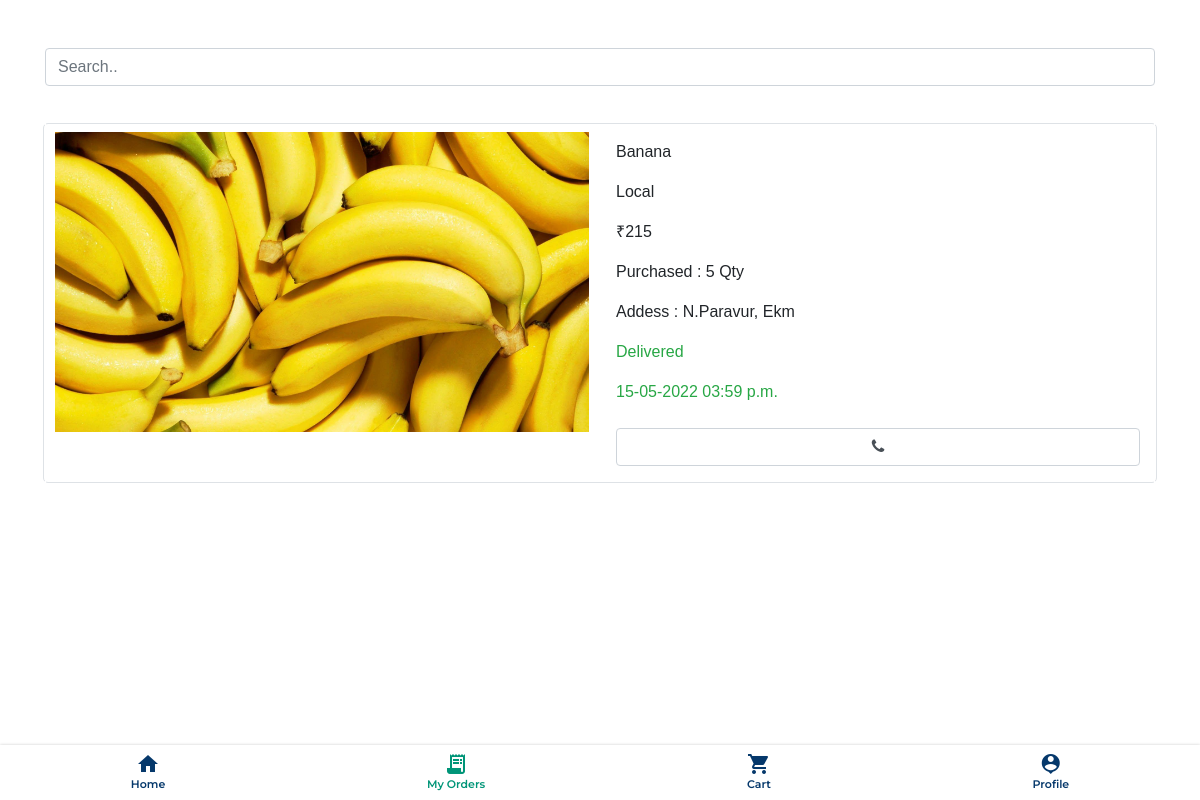
The page /user_myorder/ (signed in) on the database its author committed.
### arman/models.py (models this page shows)
class product(models.Model):
    Name = models.CharField(max_length=100)
    Brand = models.CharField(max_length=100)
    Category = models.CharField(max_length=100)
    category_name = models.CharField(max_length=100)
    per_unit = models.CharField(max_length=100)
    Qty = models.IntegerField()
    Rate = models.IntegerField()
    Discount = models.IntegerField()
    Percentage = models.IntegerField()
    Total_rate = models.IntegerField()
    Top_product = models.CharField(max_length=20)
    Image = models.ImageField(upload_to='images', blank=True, null=True)

class My_order(models.Model):
    User = models.ForeignKey(UserDetails, on_delete=models.CASCADE, null=True)
    Product = models.ForeignKey(product, models.SET_NULL, blank=True, null=True)
    Product_name = models.CharField(max_length=200)
    Brand = models.CharField(max_length=200)
    Category = models.CharField(max_length=200)
    Qty_count = models.CharField(max_length=200)
    Rate = models.IntegerField()
    Discount = models.IntegerField()
    Total_rate = models.IntegerField()
    Status = models.CharField(max_length=100)
    Message = models.CharField(max_length=240)
    Booking_address = models.CharField(max_length=240)
    datetime = models.DateTimeField(auto_now=True)

### arman/views.py (the view)
# urls.py: path('user_myorder/', views.user_myorder, name='user_myorder'),
def user_myorder(request):
    if 'id' in request.session:
        if 'cancel' in request.POST:
            booking_id = request.POST.get('bookid')
            user_data = My_order.objects.get(id=booking_id)
            user_data.Status = 'canceled'
            user_data.save()
            msg_cancel = "order canceled"
            return render(request, 'myorders.html', {'msg_cancel': msg_cancel})
        else:
            cart_con = cart_count(request.session['id'])
            orders = My_order.objects.filter(
                User_id=request.session['id']).order_by('-id')
            pro_data = product.objects.all()
            user_data = UserDetails.objects.all()
            admin_num = AdminDetails.objects.get(id=1)
            admin_number = admin_num.Mobile
            return render(request, 'myorders.html', {'orders': orders, 'pro_data': pro_data, 'admin_number': admin_number, 'cart_con': cart_con})
    else:
        return redirect('/')

### arman/views.py (called while the page is built)
def cart_count(uid):
    cots = Cart.objects.filter(User_id=uid).count()
    return cots

### arman/templates/myorders.html (shortened to what this page needs)
{% load static %}
<!DOCTYPE html>
<html lang="en">
<head>
    <link rel="stylesheet" href="{% static 'css/main.css' %}">
    <link rel="stylesheet" href="https://cdnjs.cloudflare.com/ajax/libs/font-awesome/4.7.0/css/font-awesome.min.css">
    <link rel="stylesheet" href="https://cdn.jsdelivr.net/npm/bootstrap@4.5.3/dist/css/bootstrap.min.css">
</head>
<body>
    <nav class="nav">
        <a href="{% url 'user_home' %}" class="nav__link ">
            <i class="material-icons nav__icon">home</i>
            <span class="nav__text">Home</span>
        </a>
        <a href="{% url 'user_myorder' %}" class="nav__link nav__link--active">
            <i class="material-icons nav__icon">receipt_long</i>
            <span class="nav__text">My Orders</span>
        </a>
        <a href="{% url 'cart_view' %}" class="nav__link">
            <i class="material-icons nav__icon">shopping_cart</i>
            <span class="nav__text">Cart</span>
        </a>
        <a href="{% url 'user_test_details' %}" class="nav__link">
            <i class="material-icons nav__icon">person_pin</i>
            <span class="nav__text">Profile</span>
        </a>
    </nav>
    <section class="users pt-5 pb-5" id="users">
        <div class="container" id="user_table">
            {% if orders %}
            <input class="form-control" id="myInput" type="text" placeholder="Search..">
            <br>
            <table class="table">
                <tbody id="myTable">
                    {% for orders in orders %}
                    <tr class=" border-0">
                        <td>
                            <div class="row border">
                                <div class="col-lg-6 col-md-6 col-sm-6 col-12 p-2">
                                    {% for pro_data in pro_data %}
                                    {% if pro_data.id == orders.Product_id %}
                                    <img src="{{ pro_data.Image.url }}" alt="{{ pro_data.Image.url }}"
                                        class="img-fluid mx-auto d-block"
                                        style="width:100%;min-height: 150px; max-height: 300px;object-fit: scale-down;">
                                    {% endif %}
                                    {% endfor %}
                                </div>
                                <div class="col-lg-6 col-md-6 col-sm-6 col-12 p-3">
                                    <p>{{ orders.Product_name }}</p>
                                    <p>{{ orders.Brand }}</p>
                                    <p>₹{{ orders.Total_rate }}</p>
                                    <p>Purchased : {{ orders.Qty_count }} Qty</p>
                                    <p>Addess : {{ orders.Booking_address }}</p>
                                    {% if orders.Status == "ordered" %}
                                    <p class="text-info">{{ orders.Status }}</p>
                                    <p class="text-info">{{ orders.datetime |date:'d-m-Y h:i a' }}</p>
                                    {% elif orders.Status == "Packed" %}
                                    <p class="text-warning">{{ orders.Status }} ({{ orders.datetime |date:'d-m-Y' }})
                                    </p>
                                    <p class="text-success">Expected time : {{ orders.Message }} </p>
                                    {% elif orders.Status == "Delivered" %}
                                    <p class="text-success">{{ orders.Status }}</p>
                                    <p class="text-success">{{ orders.datetime |date:'d-m-Y h:i a' }}</p>
                                    {% else %}
                                    <p class="text-danger">{{ orders.Status }}</p>
                                    <p class="text-danger">{{ orders.Message }}</p>
                                    <p class="text-danger">{{ orders.datetime |date:'d-m-Y h:i a' }}</p>
                                    {% endif %}
                                    <div class="d-flex">
                                        <a href="tel:+91{{ admin_number }}"
                                            class="call  form-control  text-center mt-2 ">
                                            <i class="fa fa-phone" aria-hidden="true"></i></a>
                                    </div>
                                </div>
                            </div>
                        </td>
                    </tr>
                    {%endfor%}
                </tbody>
            </table>
            {% else %}
            <p>No Orders</p>
            {% endif %}
        </div>
    </section>
</body>
</html>

### arman/static/css/main.css (style rules this page uses)
html { scroll-behavior: smooth; }
* { margin: 0; padding: 0; list-style-type: none; box-sizing: border-box; text-decoration: none; scroll-behavior: smooth; }
body { font-family: sans-serif !important; }
.nav { position: fixed; bottom: 0; width: 100%; height: 55px; box-shadow: 0 0 3px rgba(0, 0, 0, 0.2); background-color: #ffffff; display: flex; overflow-x: auto; z-index: 9999999999999; }
.nav__link { font-family: "Montserrat", sans-serif; font-weight: 550; display: flex; flex-direction: column; align-items: center; justify-content: center; flex-grow: 1; min-width: 50px; overflow: hidden; white-space: nowrap; font-size: 11px; color: #05386B; text-decoration: none; -webkit-tap-highlight-color: transparent; transition: background-color 0.1s ease-in-out; }
.nav__link--active { color: #009578; }
.nav__icon { font-size: 18px; }
.table td, .table th { padding: 0.75 rem; vertical-align: top; border: 1px solid #fff !important; }
.table .row { border-radius: 5px; }

### rows shown on the page
My_order: Product_name "Banana", Brand "Local", Total_rate "215", Qty_count "5", Booking_address "N.Paravur, Ekm", Status "Delivered", datetime "15-05-2022 03:59 p.m."
product: Image (picture)
